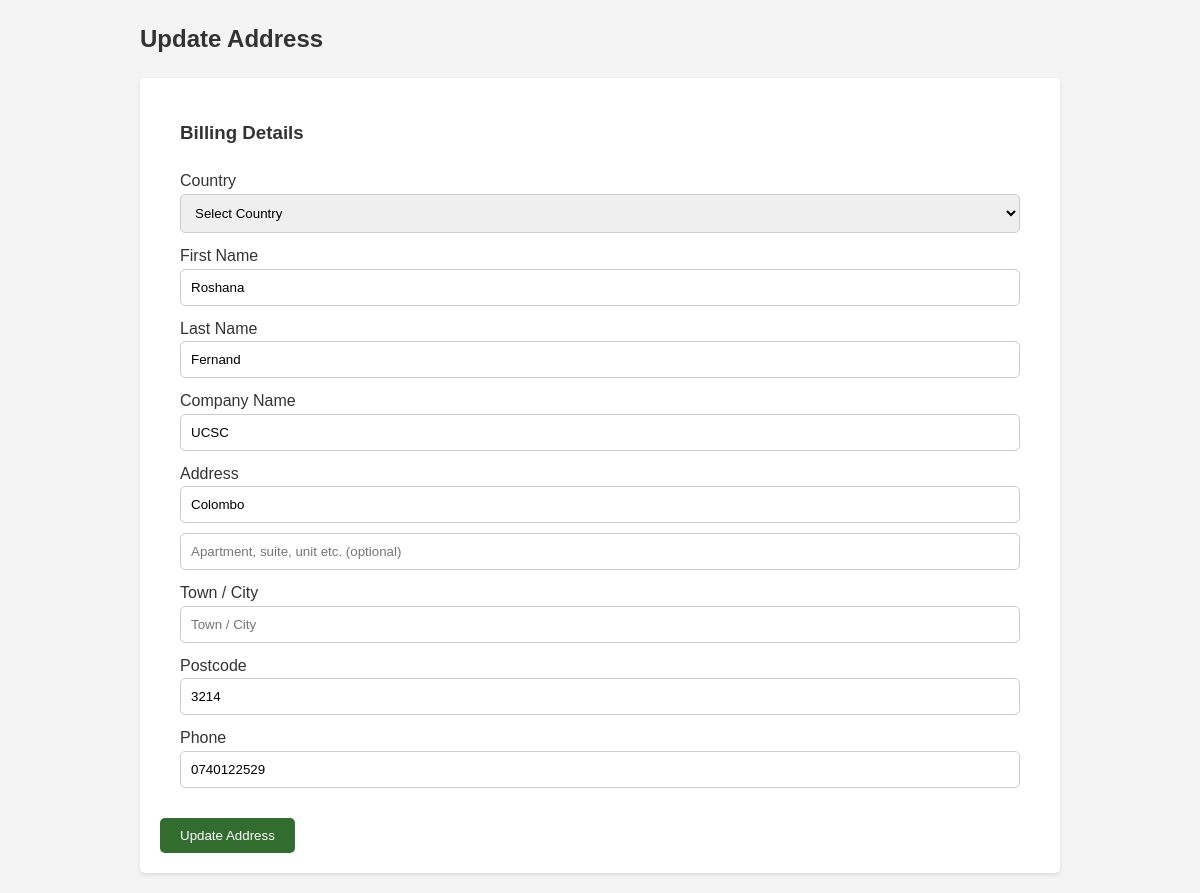
Page /user/update_address.php?id=16 (signed in) on the committed database.
### tables this page shows
CREATE TABLE `user_data` (
  `id` int(11) NOT NULL,
  `userid` int(11) NOT NULL,
  `firstname` varchar(255) NOT NULL,
  `lastname` varchar(255) NOT NULL,
  `company` varchar(255) NOT NULL,
  `address1` varchar(255) NOT NULL,
  `address2` varchar(255) NOT NULL,
  `city` varchar(255) NOT NULL,
  `state` varchar(255) NOT NULL,
  `country` varchar(255) NOT NULL,
  `zip` varchar(255) NOT NULL,
  `mobile` varchar(255) NOT NULL
);

### user/update_address.php (the view, shortened to what this page needs)
<?php
 include ('../database/linklinkz.php');
$cid =$_SESSION['customerid'];
$sql = "SELECT * FROM user_data where userid = $cid";
$result = mysqli_query($conn, $sql);
$row = mysqli_fetch_assoc($result);
 ?>
<div class="container text-white">
 <head>
    <link rel="stylesheet" type="text/css" href="../css/User/checkout.css">
</head>
    <section id="content">
		<div class="content-blog">
					<div class="page_header text-center  py-5">
						<h2>Update Address</h2>
					</div>
<form method='post'>
<div class="container ">
			<div class="row">
				<div class="offset-md-2 col-md-8">
					<div class="billing-details">
						<h3 class="uppercase">Billing Details</h3>
							<label class="">Country </label>
							<select class="form-control" name='country'>
								<option value="">Select Country</option>
							</select>
							<div class="row">
								<div class="col-md-6">
									<label>First Name </label>
									<input class="form-control" name='fname' placeholder="" value="<?php if(isset($row['firstname'])) { echo $row['firstname']; } ?>" type="text">
								</div>
								<div class="col-md-6">
									<label>Last Name </label>
									<input class="form-control" name='lname' placeholder="" value="<?php if(isset($row['lastname'])) {echo $row['lastname']; } ?>" type="text">
								</div>
							</div>
							<label>Company Name</label>
							<input class="form-control" name='companyName' placeholder="" value="<?php if(isset($row['company'])) {echo $row['company']; } ?>" type="text">
							<label>Address </label>
							<input class="form-control" name='addr1' placeholder="Street address" value="<?php if(isset($row['address1'])) {echo $row['address1']; } ?>" type="text">
							<input class="form-control" name='addr2' placeholder="Apartment, suite, unit etc. (optional)" value="<?php if(isset($row['address2'])) {echo $row['address2'];  } ?>" type="text">
							<div class="row">
								<div class="col-md-4">
									<label>Town / City </label>
									<input class="form-control" name='city' placeholder="Town / City" value="<?php if(isset($row['city'])) {echo $row['city']; } ?>" type="text">
								</div>
								<div class="col-md-4">
									<label>Postcode </label>
									<input class="form-control" name='Postcode' placeholder="Postcode / Zip" value="<?php if(isset($row['zip'])) {echo $row['zip']; } ?>" type="text">
								</div>
							</div>
							<label>Phone </label>
							<input class="form-control" name='Phone'  id="billing_phone" placeholder="" value="<?php if(isset($row['mobile'])) {echo $row['mobile']; } ?>" type="text">
					</div>
				</div>
			</div>
        </div>
        <div class="row">
            <div class="col-md-12 text-center">
                <input type='submit' name='submit' value='Update Address' class="btn">
            </div>
        </div>
		</div>
	</section>
</div>

### css/User/checkout.css (style rules this page uses)
* { margin: 0; padding: 0; box-sizing: border-box; }
.container { max-width: 960px; margin: 0 auto; padding: 20px; }
form { background-color: #fff; padding: 20px; border-radius: 5px; box-shadow: 0 2px 4px rgba(0, 0, 0, 0.1); }
input[type="text"], input[type="email"], input[type="password"], select { width: 100%; padding: 10px; margin-bottom: 10px; border: 1px solid #ccc; border-radius: 5px; }
button, input[type="submit"] { display: inline-block; padding: 10px 20px; background-color: #336c2f; color: #fff; border: none; border-radius: 5px; cursor: pointer; transition: background-color 0.3s ease; }
h2, h3 { margin-bottom: 20px; }

### rows in the picture
user_data: fname "Roshana", lname "Fernand", companyName "UCSC", addr1 "Colombo", Postcode "3214", Phone "0740122529"
